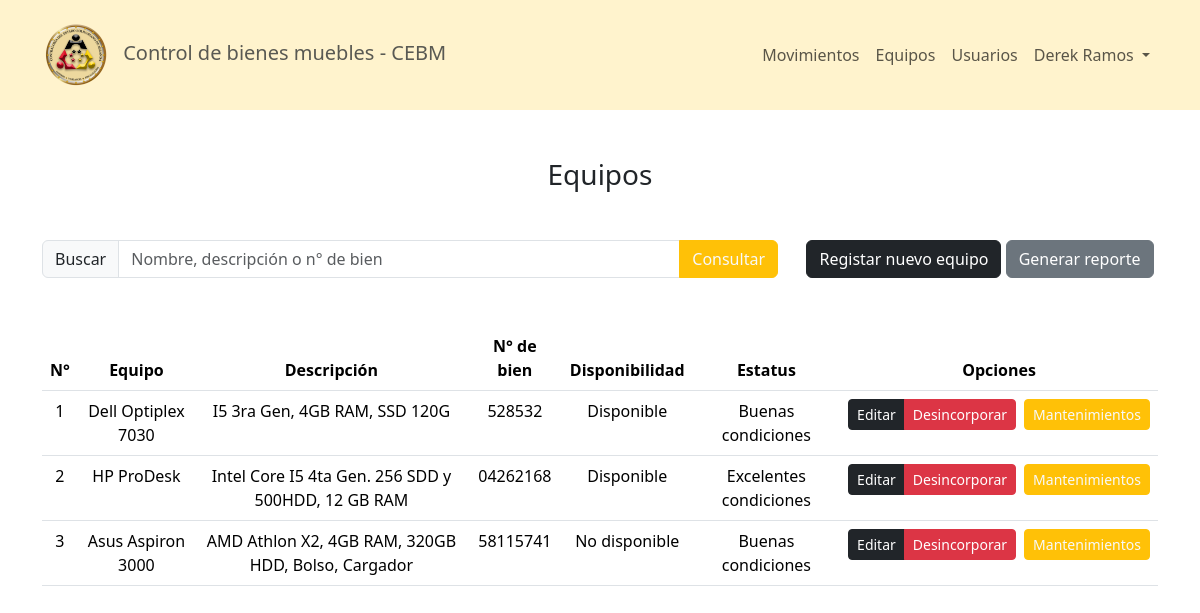
/pages/equipos.php (signed in), run on an earlier commit of the app's database.
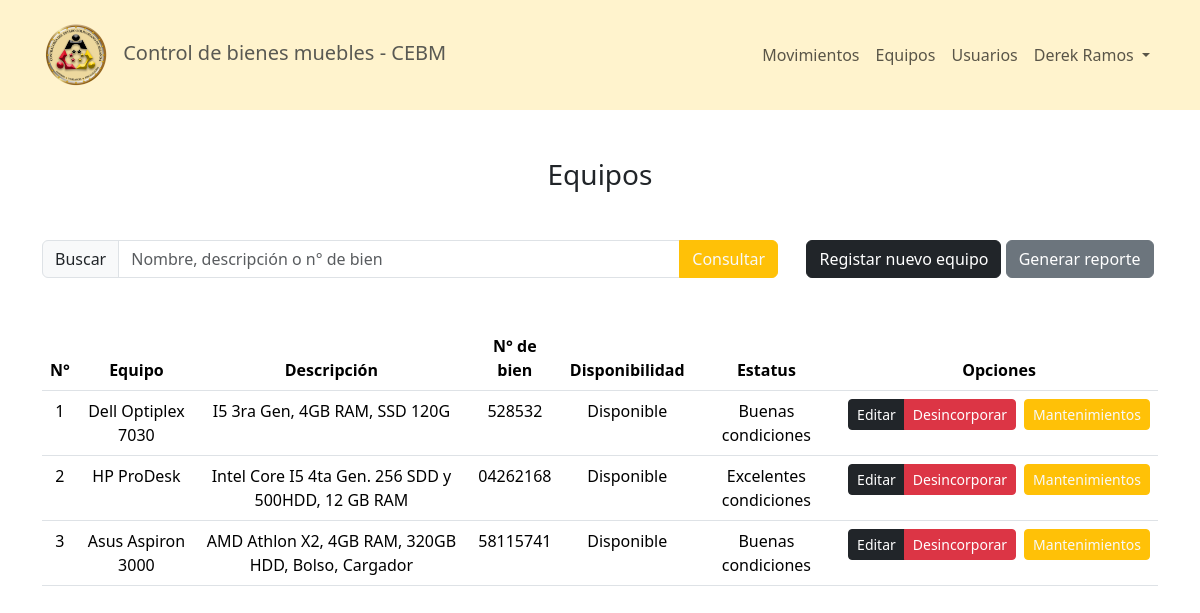
And on a later commit of the database.
### tables this page shows
CREATE TABLE `equipos` (
  `id` int(11) NOT NULL,
  `equipo` varchar(80) NOT NULL,
  `descripcion` varchar(255) NOT NULL,
  `n_bien` varchar(8) NOT NULL,
  `disponible` tinyint(4) NOT NULL,
  `estatus` int(11) NOT NULL,
  `activo` tinyint(4) NOT NULL
);

### pages/equipos.php (the view, shortened to what this page needs)
<?php include('../config/Header.php'); ?>
<?php include('../config/NavBar.php'); ?>
<section class="mt-5">
    <h3 class="text-center">Equipos</h3>
    <div class="container mt-5">
        <div class="d-flex row justify-content-between text-center">
            <div class="col-sm-8">
                <form action="equipos.php" method="GET" autocomplete="off">
                    <div class="input-group">
                        <span class="input-group-text" id="basic-addon2">Buscar</span>
                        <input type="search" class="form-control" name="search" placeholder="Nombre, descripción o n° de bien">
                        <input class="btn btn-warning text-light" type="submit" id="button-addon2" value="Consultar">
                    </div>
                </form>
            </div>
            <div class="col-sm-4">
                <button class="btn btn-dark" data-bs-toggle="modal" data-bs-target="#equipo">Registar nuevo equipo</button>
                <a href="../services/reports/report_equipo.php" target="_blank" class="btn btn-secondary">Generar reporte</a>
            </div>
        </div>
    </div>
    <div class="container d-flex justify-content-center mt-5">
        <table class="table table-hover text-center">
            <thead>
                <tr>
                    <th scope="col">N°</th>
                    <th scope="col">Equipo</th>
                    <th scope="col">Descripción</th>
                    <th scope="col">N° de bien</th>
                    <th scope="col">Disponibilidad</th>
                    <th scope="col">Estatus</th>
                    <th scope="col">Opciones</th>
                </tr>
            </thead>
            <tbody>
                <?php
                $contador = 1;
                require('../config/conex.php');
                if (isset($_GET['search'])) {
                    $search = $_GET['search'];
                    $sql = "SELECT * FROM equipos WHERE (equipo LIKE '%$search%' OR descripcion LIKE '%$search%' OR n_bien LIKE '%$search%')";
                    $res = mysqli_query($conn, $sql);
                } else {
                    $res = mysqli_query($conn, "SELECT * FROM equipos");
                }
                while ($row = mysqli_fetch_array($res)) {
                    if ($row[6] != 1) {
                ?>
                        <tr>
                            <td><?php echo ($contador); ?></td>
                            <td><?php echo ($row[1]); ?></td>
                            <td class="text-warp"><?php echo ($row[2]); ?></td>
                            <td><?php echo ($row[3]); ?></td>
                            <td>
                                <?php
                                if ($row[4] == 0) {
                                    echo ("Disponible");
                                } else {
                                    echo ("No disponible");
                                }
                                ?>
                            </td>
                            <td>
                                <?php
                                switch ($row[5]) {
                                    case 0:
                                        echo ("Excelentes condiciones");
                                        break;
                                    case 1:
                                        echo ("Buenas condiciones");
                                        break;
                                }
                                ?>
                            </td>
                            <td>
                                <div class="d-flex gap-2">
                                    <div class="btn-group" role="group">
                                        <a href="editEquipo.php?id=<?php echo ($row[0]); ?>" type="button" class="btn btn-sm btn-dark">Editar</a>
                                        <button type="button" class="btn btn-sm btn-danger" onclick="confirmDisable(<?php echo ($row[0]); ?>)">Desincorporar</button>
                                    </div>
                                    <a href="mantenimiento.php?equipo=<?php echo ($row[0]); ?>" type="button" class="btn btn-sm btn-warning text-light">Mantenimientos</a>
                                </div>
                            </td>
                        </tr>
                <?php $contador++;
                    }
                } ?>
            </tbody>
        </table>
    </div>
</section>
<?php
    include('../config/FooterHtml.php');
?>

What changed in the data, as far as the page shows it:
changed equipos "Asus Aspiron 3000": disponible "No disponible" → "Disponible"
